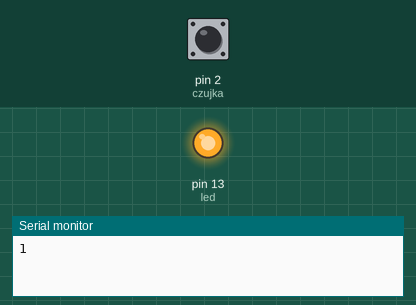
Bench run of a sketch on a simulated Arduino Uno, built with avr-gcc and run on an emulated ATmega328P. Shown: output pins drawn as LEDs (lit = HIGH), the last lines printed to the serial monitor. The test bench sets the inputs (shaded band); at power-on: pin 2 (czujka) HIGH.

Above: at 1.2 s.
1.3 s: pin 2 (czujka) pulled LOW for 0.15 s
At 1.37 s:
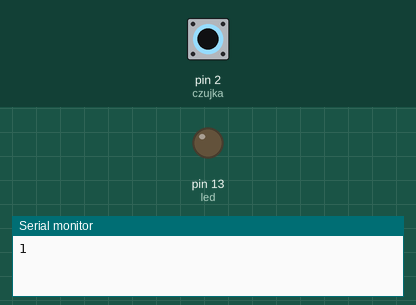
2.9 s: pin 2 (czujka) pulled LOW for 3.2 s
At 6.6 s:
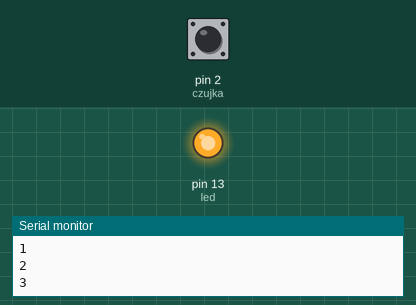
Timing chart, 0 to 8.1 s (numbered marks = the images above; inputs shaded):
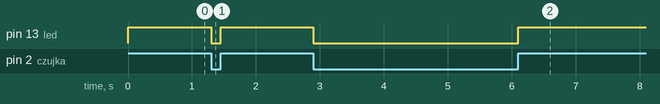

Measured:
- after the input at 1.3 s, pin 13 (led): HIGH → LOW at once, → HIGH 0.15 s later
- after the input at 2.9 s, pin 13 (led): HIGH → LOW at once, → HIGH 3.2 s later

The sketch:

Button_On_Off_state.ino
```cpp
int czujka =2;
int led =13;
int lastState = LOW;
int counter = 0;


void setup() {
  pinMode(czujka, INPUT_PULLUP);
  pinMode(led, OUTPUT);

  Serial.begin(9600);
}

void loop() {
  int state = digitalRead(czujka);
  if(state == HIGH){
    digitalWrite(led, HIGH);
    if (lastState != state) {
      counter++;
     delay(10);
      Serial.println(String(counter));
      lastState = HIGH;
    }
  }
  if (state == LOW) {
    digitalWrite(led, LOW);
    if (lastState != state) {
      lastState = LOW;
    }
  }
}
```
